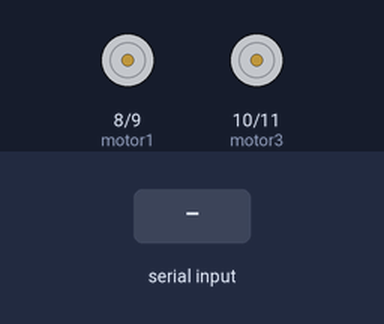
This sketch was run on a simulated Arduino Uno, built with avr-gcc and run on an emulated ATmega328P. Shown: motor-driver pin pairs drawn as motors (green arrow = first pin HIGH = forward, orange = second pin HIGH = backward, longer = more drive). The test bench sets the inputs (shaded band).

Above: at 1.2 s.
1.3 s: "F" received over Serial
At 2.2 s:
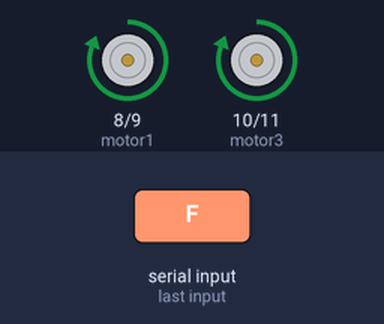
2.8 s: "B" received over Serial
At 3.3 s:
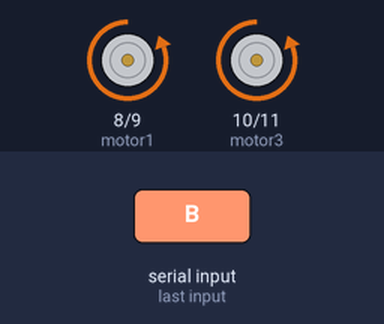
4.3 s: "L" received over Serial
At 5.5 s:
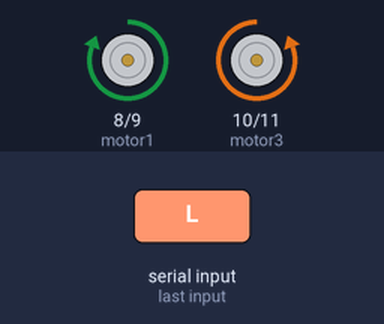
5.8 s: "R" received over Serial
At 6.8 s:
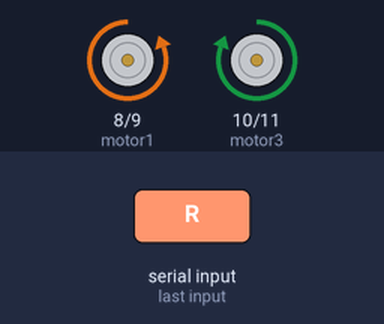
7.3 s: "S" received over Serial
At 7.9 s:
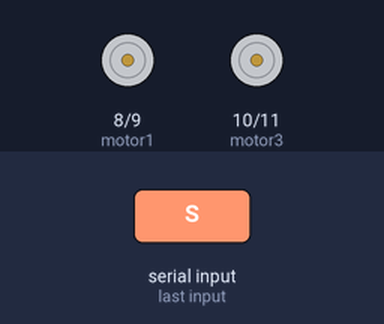
Timing chart, 0 to 9.8 s (numbered marks = the images above; inputs shaded):
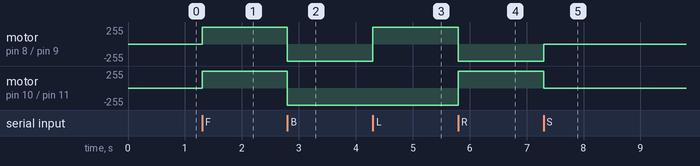

The sketch:

Rover_Movement_using_Arduino.ino
```cpp
// Motor control pins
int motor1 = 8;
int motor2 = 9;
int motor3 = 10;
int motor4 = 11;
void setup() {
  // Motor pins setup
  pinMode(motor1, OUTPUT);
  pinMode(motor2, OUTPUT);
  pinMode(motor3, OUTPUT);
  pinMode(motor4, OUTPUT);

  Serial.begin(9600); // Initialize Serial monitor for debugging (optional)
}

void loop() {
  if (Serial.available()) {
    char command = Serial.read();
    // Execute motor control based on received command
    switch (command) {
      case 'F': // Move forward
        moveForward();
        break;
      case 'B': // Move backward
        moveBackward();
        break;
      case 'L': // Turn left
        turnLeft();
        break;
      case 'R': // Turn right
        turnRight();
        break;
      case 'S': // Stop
        stopMotors();
        break;
      default:
        // Handle unrecognized commands or errors
        break;
    }
  }
}

void moveForward() {
  // Right motor forward
  digitalWrite(motor1, HIGH);
  digitalWrite(motor2, LOW);

  // Left motor forward
  digitalWrite(motor3, HIGH);
  digitalWrite(motor4, LOW);
}

void moveBackward() {
  // Right motor backward
  digitalWrite(motor1, LOW);
  digitalWrite(motor2, HIGH);

  // Left motor backward
  digitalWrite(motor3, LOW);
  digitalWrite(motor4, HIGH);
}

void turnLeft() {
  // Right motor forward
  digitalWrite(motor1, HIGH);
  digitalWrite(motor2, LOW);

  // Left motor backward
  digitalWrite(motor3, LOW);
  digitalWrite(motor4, HIGH);
}

void turnRight() {
  // Right motor backward
  digitalWrite(motor1, LOW);
  digitalWrite(motor2, HIGH);

  // Left motor forward
  digitalWrite(motor3, HIGH);
  digitalWrite(motor4, LOW);
}

void stopMotors() {
  // Stop all motors
  digitalWrite(motor1, LOW);
  digitalWrite(motor2, LOW);
  digitalWrite(motor3, LOW);
  digitalWrite(motor4, LOW);
}
```

Measured:
- after the input at 1.3 s, motor on pin 8 (motor1) / pin 9 (motor2), motor on pin 10 (motor3) / pin 11 (motor4): stopped → forward 255/255 at once
- after the input at 2.8 s, motor on pin 8 (motor1) / pin 9 (motor2), motor on pin 10 (motor3) / pin 11 (motor4): forward 255/255 → backward 255/255 at once
- after the input at 4.3 s, motor on pin 8 (motor1) / pin 9 (motor2): backward 255/255 → forward 255/255 at once
- after the input at 5.8 s, motor on pin 8 (motor1) / pin 9 (motor2): forward 255/255 → backward 255/255 at once; motor on pin 10 (motor3) / pin 11 (motor4): backward 255/255 → forward 255/255 at once
- after the input at 7.3 s, motor on pin 8 (motor1) / pin 9 (motor2): backward 255/255 → stopped at once; motor on pin 10 (motor3) / pin 11 (motor4): forward 255/255 → stopped at once
